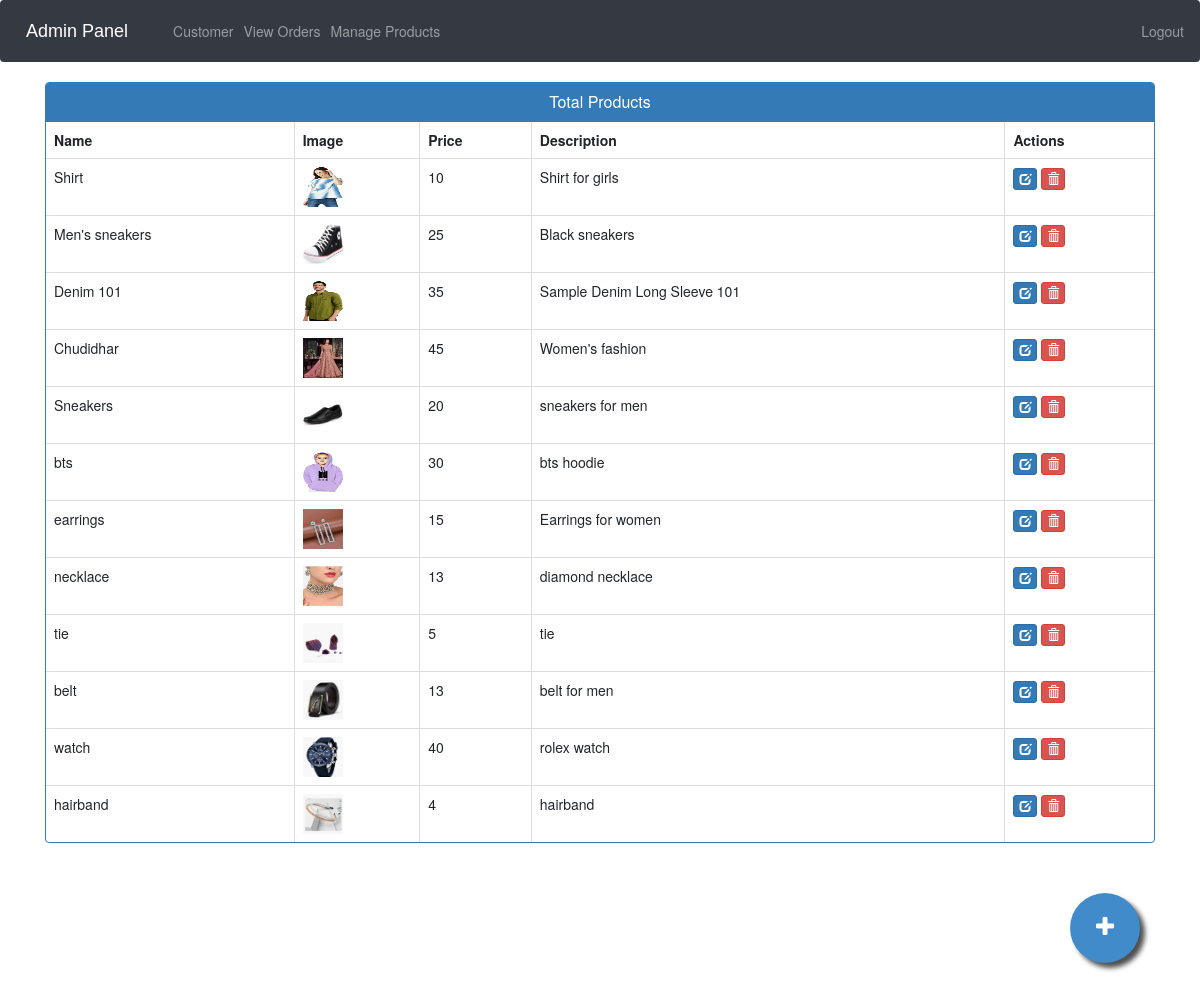
The page /admin-products (signed in) on the database its author committed.
### ecom/models.py (models this page shows, shortened)
class Product(models.Model):
    name=models.CharField(max_length=40)
    product_image= models.ImageField(upload_to='product_image/',null=True,blank=True)
    price = models.PositiveIntegerField()
    description=models.CharField(max_length=40)

### ecom/views.py (the view)
# urls.py: path('admin-products', views.admin_products_view,name='admin-products'),
@login_required(login_url='adminlogin')
def admin_products_view(request):
    products=models.Product.objects.all()
    return render(request,'ecom/admin_products.html',{'products':products})

### templates/ecom/admin_products.html (shortened to what this page needs)
{% extends 'ecom/admin_base.html' %}
{% load static %}
{% block content %}
<head>
  <link href="//netdna.bootstrapcdn.com/bootstrap/3.0.0/css/bootstrap.min.css" rel="stylesheet" id="bootstrap-css">
</head>
<div class="container">
  <div class="panel panel-primary">
    <div class="panel-heading">
      <h6 class="panel-title">Total Products</h6>
    </div>
    <table class="table table-hover table-bordered" id="dev-table">
      <thead>
        <tr>
          <th>Name</th>
          <th>Image</th>
          <th>Price</th>
          <th>Description</th>
          <th>Actions</th>
        </tr>
      </thead>
      {% for p in products %}
  {% if p %}
      <tr>
        <td> {{p.name}}</td>
        <td> <img src="{% static p.product_image.url %}" alt="Profile Pic" height="40px" width="40px" /></td>
        <td>{{p.price}}</td>
        <td>{{p.description}}</td>
        <td><a class="btn btn-primary btn-xs" href="{% url 'update-product' p.id  %}"><span class="glyphicon glyphicon-edit"></span></a>
          <a class="btn btn-danger btn-xs" href="{% url 'delete-product' p.id  %}"><span class="glyphicon glyphicon-trash"></span></a></td>
      </tr>
      {%else%}
      <br><br><br>
      <h1>No Products!!</h1>
      {% endif %}
      {% endfor %}
    </table>
  </div>
</div>
<a href="/admin-add-product" class="float">
<i class="fa fa-plus my-float"></i>
</a>
{% endblock content %}

### templates/ecom/admin_base.html (style rules this page uses)
.fa { font-size: 23px; width: 2em; height: 2em; text-align: center; text-decoration: none; margin: 5px 2px; border-radius: 50%; padding-top: 0.5em; }

### templates/ecom/admin_products.html (style rules this page uses)
a:link { text-decoration: none; }
h6 { text-align: center; }
.float { position:fixed; width:70px; height:70px; bottom:60px; right:60px; background-color:#428bca; color:#FFF; border-radius:50px; text-align:center; box-shadow: 5px 5px 5px #505050; }
.my-float { margin-top:22px; }
.fa { padding: 0em 0.5em; }

### rows shown on the page
Product: name "Shirt", product_image (picture), price "10", description "Shirt for girls"
Product: name "Men's sneakers", product_image (picture), price "25", description "Black sneakers"
Product: name "Denim 101", product_image (picture), price "35", description "Sample Denim Long Sleeve 101"
Product: name "Chudidhar", product_image (picture), price "45", description "Women's fashion"
Product: name "Sneakers", product_image (picture), price "20", description "sneakers for men"
Product: name "bts", product_image (picture), price "30", description "bts hoodie"
Product: name "earrings", product_image (picture), price "15", description "Earrings for women"
Product: name "necklace", product_image (picture), price "13", description "diamond necklace"
Product: name "tie", product_image (picture), price "5", description "tie"
Product: name "belt", product_image (picture), price "13", description "belt for men"
Product: name "watch", product_image (picture), price "40", description "rolex watch"
Product: name "hairband", product_image (picture), price "4", description "hairband"
